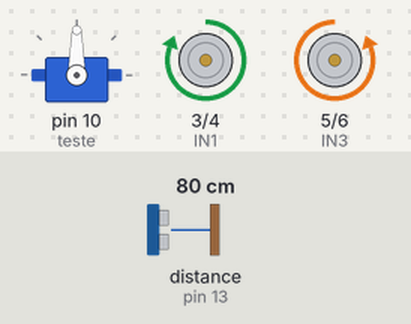
This sketch was run on a simulated Arduino Uno, built with avr-gcc and run on an emulated ATmega328P. On the bench: servo, motor-driver pin pairs drawn as motors (green arrow = first pin HIGH = forward, orange = second pin HIGH = backward, longer = more drive, scaled by the enable pin). The test bench sets the inputs (shaded band); at power-on: distance to the obstacle (sensor on pin 13) 80 cm. The echo pulse lasts 58.3 µs per cm.

Above: at 1.2 s.
1.3 s: distance to the obstacle (sensor on pin 13) set to 288 cm
2.8 s: distance to the obstacle (sensor on pin 13) set to 298 cm
At 3.4 s:
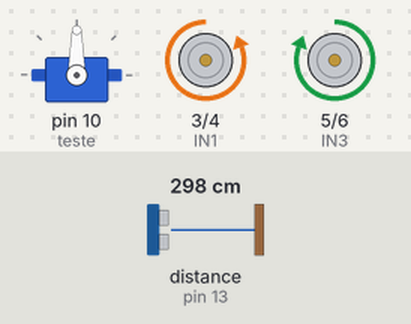
5.8 s: distance to the obstacle (sensor on pin 13) set to 2 cm
At 8.5 s:
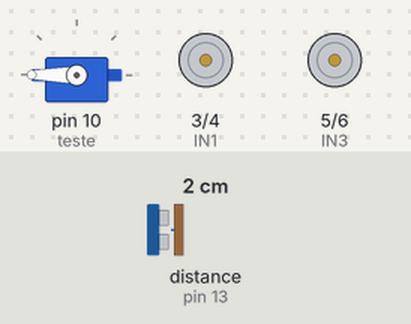
8.8 s: distance to the obstacle (sensor on pin 13) set to 4 cm
At 10.2 s:
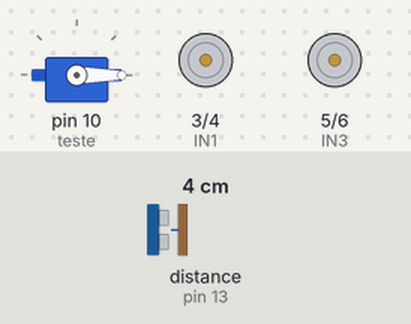
14.8 s: distance to the obstacle (sensor on pin 13) set to 46 cm
17.3 s: distance to the obstacle (sensor on pin 13) set to 52 cm
At 22.5 s:
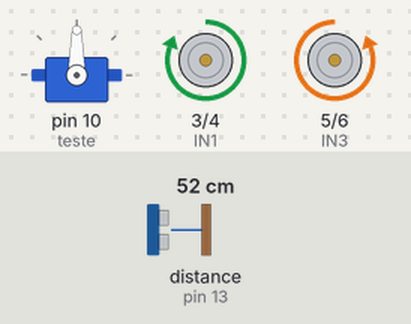
Timing chart, 0 to 22.9 s (numbered marks = the images above; inputs shaded):
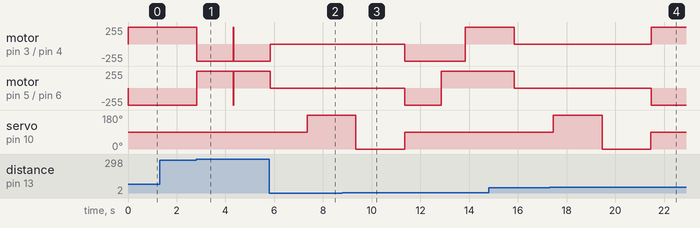

Measured:
- the behaviour switches between 293 and 294 cm on distance to the obstacle (sensor on pin 13) (found by bisection; images 0 and 1)
- the behaviour switches between 49 and 50 cm on distance to the obstacle (sensor on pin 13) (found by bisection; images 3 and 4)
- after the input at 1.3 s, every drawn part: stays the same
- after the input at 2.8 s, motor on pin 3 (IN1) / pin 4 (IN2): forward 255/255 → backward 255/255 at once; motor on pin 5 (IN3) / pin 6 (IN4): backward 255/255 → forward 255/255 at once
- after the input at 5.8 s, servo on pin 10 (teste): 90° → 180° after 1.5 s
- after the input at 8.8 s, motor on pin 3 (IN1) / pin 4 (IN2): stopped → backward 255/255 after 2.5 s, → forward 255/255 2.5 s later; motor on pin 5 (IN3) / pin 6 (IN4): stopped → backward 255/255 after 2.5 s, → forward 255/255 1.5 s later; servo on pin 10 (teste): goes on until 11.3 s, then stays 90°
- after the input at 17.3 s, motor on pin 3 (IN1) / pin 4 (IN2): stopped → forward 255/255 after 4.2 s; motor on pin 5 (IN3) / pin 6 (IN4): stopped → backward 255/255 after 4.2 s

The sketch:

carprova.ino
```cpp
#include <NewPing.h>
#include <Servo.h>

Servo teste;

#define trig 12
#define echo 13
#define distmax 300

#define ENA 7
#define IN1 3
#define IN2 4
#define IN3 5
#define IN4 6
#define ENB 2

int velocidade = 255;
int left;
int right;
int distancia;
NewPing sonar(trig, echo, distmax);
void setup() {
  teste.attach(10);
  Serial.begin(9600);
  for (int i = 2; i <= 7; i++) {
    pinMode (i, OUTPUT);
  }

}

void loop() {
  distancia = sonar.ping_cm();
  if(distancia != 0){
    if(distancia <= 50){
    parada();
    delay(1500);
    observar();
    if(right > left){
    if(left<15){
          esquerda();
          delay(1500);
          re();
          delay(1000);
   }
        direita();
        delay(2000);
        parada();
        delay(100);
        distancia = sonar.ping_cm();
   }else if(right < left){
   if(right<15){
          direita();
          delay(1500);
          re();
          delay(1000);
        }
        esquerda();
        delay(2000);
        parada();
        delay(100);
        distancia = sonar.ping_cm();
  }
  }else{
      if(distancia>299){
        re();
        delay(1500);
      }
      frente();
      anguloServo(90);
    }
    }

}

void anguloServo(int angulo) {
  teste.write(angulo);
}

void observar() {

  anguloServo(180);//esquerda
  delay(1000);
  left = sonar.ping_cm();
  delay(1000);

  anguloServo(0);//direta
  delay (1000);
  right = sonar.ping_cm();
  delay(1000);

  anguloServo(90);
}

void frente() {
  digitalWrite(IN1, 1);
  digitalWrite(IN2, 0);
  digitalWrite(IN3, 0);
  digitalWrite(IN4, 1);
  analogWrite(ENA, velocidade);
  analogWrite(ENB, velocidade);
}

void parada() {
  digitalWrite(IN1, 0);
  digitalWrite(IN2, 0);
  digitalWrite(IN3, 0);
  digitalWrite(IN4, 0);
  analogWrite(ENA, 0);
  analogWrite(ENB, 0);
}

void esquerda() {
  digitalWrite(IN1, 0);
  digitalWrite(IN2, 1);
  digitalWrite(IN3, 0);
  digitalWrite(IN4, 1);
  analogWrite(ENA, velocidade);
  analogWrite(ENB, velocidade);
}

void direita() {
  digitalWrite(IN1, 1);
  digitalWrite(IN2, 0);
  digitalWrite(IN3, 1);
  digitalWrite(IN4, 0);
  analogWrite(ENA, velocidade);
  analogWrite(ENB, velocidade);
}
void re() {
  digitalWrite(IN1, 0);
  digitalWrite(IN2, 1);
  digitalWrite(IN3, 1);
  digitalWrite(IN4, 0);
  analogWrite(ENA, velocidade);
  analogWrite(ENB, velocidade);
}
```
